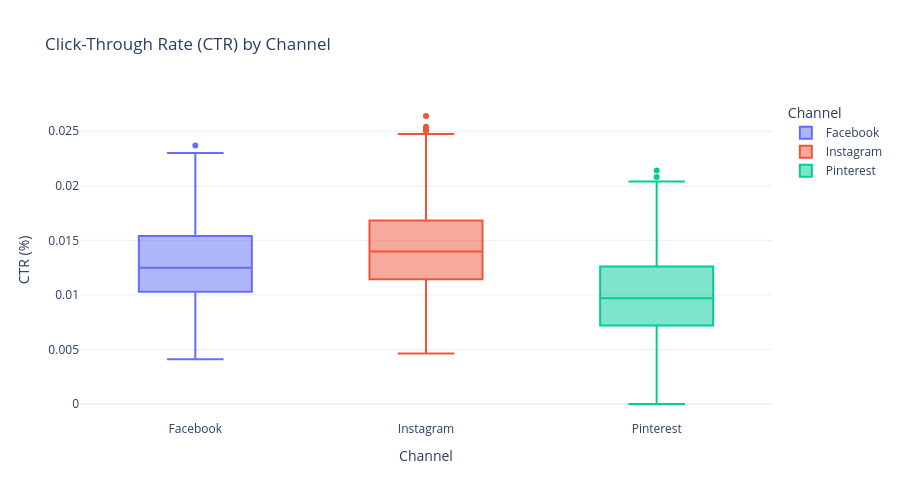
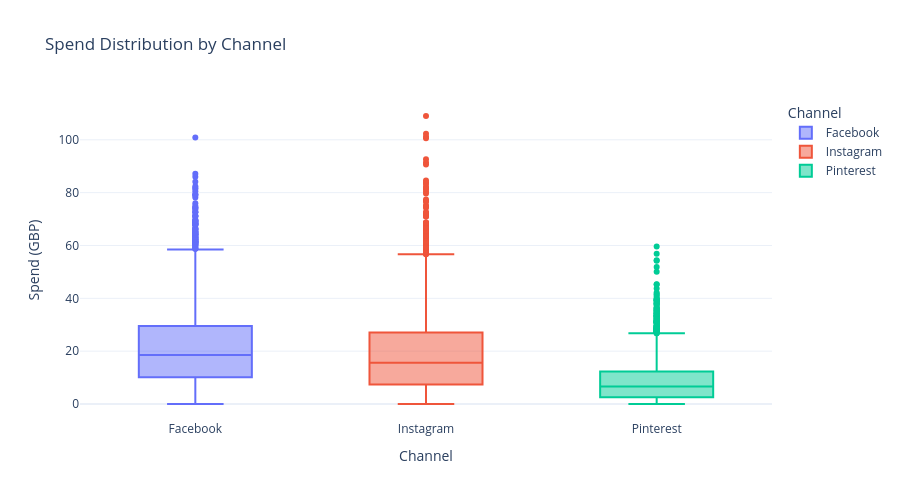
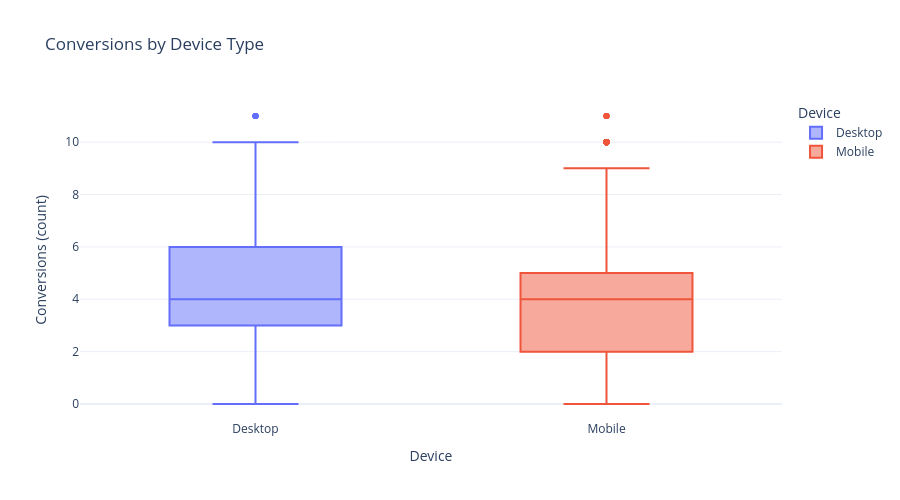
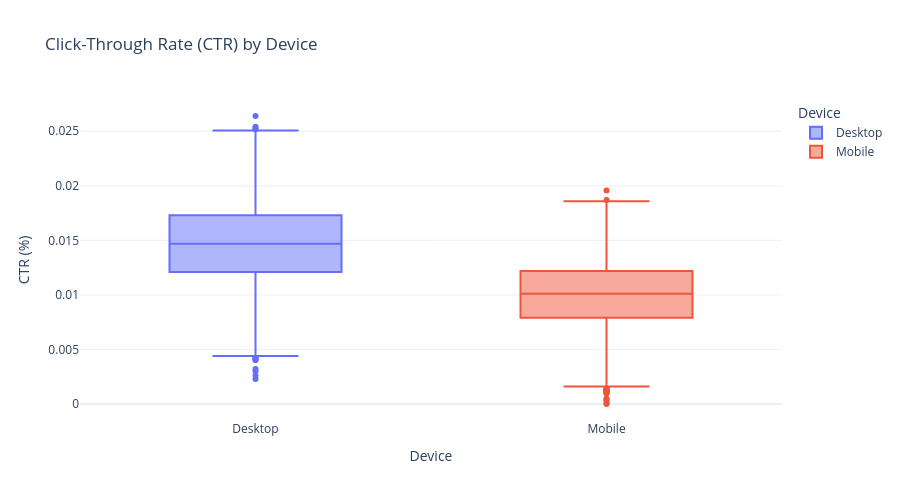

The notebook cell saved with these charts, in order:
### Markdown cell above
# 3.2 CHANNEL & DEVICE PERFORMANCE ANALYSIS

### Code cell
print("="*80)
print("CHANNEL & DEVICE PERFORMANCE ANALYSIS")
print("="*80)

if 'Channel' in df.columns:
    channel_stats = df.groupby('Channel').agg({
        'Impressions': 'mean',
        'Clicks': 'mean',
        'CTR, %': 'mean',
        'Spend, GBP': 'mean',
        'Conversions': 'mean'
    }).round(2)
    
    print("\nChannel Performance Metrics (Mean values):")
    print(channel_stats)
    
    # Interactive Plotly charts for Channel
    fig_channel_ctr = px.box(df, x='Channel', y='CTR, %', 
                            title='Click-Through Rate (CTR) by Channel',
                            color='Channel', points='outliers',
                            labels={'CTR, %': 'CTR (%)'},
                            template='plotly_white')
    fig_channel_ctr.update_layout(height=500, font=dict(size=12))
    fig_channel_ctr.show()
    
    fig_channel_spend = px.box(df, x='Channel', y='Spend, GBP', 
                              title='Spend Distribution by Channel',
                              color='Channel', points='outliers',
                              labels={'Spend, GBP': 'Spend (GBP)'},
                              template='plotly_white')
    fig_channel_spend.update_layout(height=500, font=dict(size=12))
    fig_channel_spend.show()

if 'Device' in df.columns:
    device_stats = df.groupby('Device').agg({
        'Impressions': 'mean',
        'Clicks': 'mean',
        'CTR, %': 'mean',
        'Conversions': 'mean',
        'Spend, GBP': 'mean'
    }).round(2)
    
    print("\nDevice Performance Metrics (Mean values):")
    print(device_stats)
    
    # Interactive Plotly charts for Device
    fig_device_conversions = px.box(df, x='Device', y='Conversions', 
                                   title='Conversions by Device Type',
                                   color='Device', points='outliers',
                                   labels={'Conversions': 'Conversions (count)'},
                                   template='plotly_white')
    fig_device_conversions.update_layout(height=500, font=dict(size=12))
    fig_device_conversions.show()
    
    fig_device_ctr = px.box(df, x='Device', y='CTR, %', 
                           title='Click-Through Rate (CTR) by Device',
                           color='Device', points='outliers',
                           labels={'CTR, %': 'CTR (%)'},
                           template='plotly_white')
    fig_device_ctr.update_layout(height=500, font=dict(size=12))
    fig_device_ctr.show()

print("\n✓ Channel and Device comparison plots displayed")

### Figure 1 — Plotly figure (JSON) as saved in the notebook; plotly's stock layout.template omitted (floating-point values rounded to 4 significant figures; data arrays with more than 128 entries replaced by an {"elided": "..."} marker saying what was removed)
{"data": [{"alignmentgroup": "True", "boxpoints": "outliers", "hovertemplate": "Channel=%{x}<br>CTR (%)=%{y}<extra></extra>", "legendgroup": "Facebook", "marker": {"color": "#636efa"}, "name": "Facebook", "notched": false, "offsetgroup": "Facebook", "orientation": "v", "showlegend": true, "type": "box", "x": {"elided": "3300 str values"}, "x0": " ", "xaxis": "x", "y": {"elided": "3300 float values"}, "y0": " ", "yaxis": "y"}, {"alignmentgroup": "True", "boxpoints": "outliers", "hovertemplate": "Channel=%{x}<br>CTR (%)=%{y}<extra></extra>", "legendgroup": "Instagram", "marker": {"color": "#EF553B"}, "name": "Instagram", "notched": false, "offsetgroup": "Instagram", "orientation": "v", "showlegend": true, "type": "box", "x": {"elided": "3300 str values"}, "x0": " ", "xaxis": "x", "y": {"elided": "3300 float values"}, "y0": " ", "yaxis": "y"}, {"alignmentgroup": "True", "boxpoints": "outliers", "hovertemplate": "Channel=%{x}<br>CTR (%)=%{y}<extra></extra>", "legendgroup": "Pinterest", "marker": {"color": "#00cc96"}, "name": "Pinterest", "notched": false, "offsetgroup": "Pinterest", "orientation": "v", "showlegend": true, "type": "box", "x": {"elided": "3300 str values"}, "x0": " ", "xaxis": "x", "y": {"elided": "3300 float values"}, "y0": " ", "yaxis": "y"}], "layout": {"boxmode": "overlay", "font": {"size": 12}, "height": 500, "legend": {"title": {"text": "Channel"}, "tracegroupgap": 0}, "title": {"text": "Click-Through Rate (CTR) by Channel"}, "xaxis": {"anchor": "y", "categoryarray": ["Facebook", "Instagram", "Pinterest"], "categoryorder": "array", "domain": [0, 1], "title": {"text": "Channel"}}, "yaxis": {"anchor": "x", "domain": [0, 1], "title": {"text": "CTR (%)"}}}}

### Figure 2 — Plotly figure (JSON) as saved in the notebook; plotly's stock layout.template omitted (floating-point values rounded to 4 significant figures; data arrays with more than 128 entries replaced by an {"elided": "..."} marker saying what was removed)
{"data": [{"alignmentgroup": "True", "boxpoints": "outliers", "hovertemplate": "Channel=%{x}<br>Spend (GBP)=%{y}<extra></extra>", "legendgroup": "Facebook", "marker": {"color": "#636efa"}, "name": "Facebook", "notched": false, "offsetgroup": "Facebook", "orientation": "v", "showlegend": true, "type": "box", "x": {"elided": "3300 str values"}, "x0": " ", "xaxis": "x", "y": {"elided": "3300 float values"}, "y0": " ", "yaxis": "y"}, {"alignmentgroup": "True", "boxpoints": "outliers", "hovertemplate": "Channel=%{x}<br>Spend (GBP)=%{y}<extra></extra>", "legendgroup": "Instagram", "marker": {"color": "#EF553B"}, "name": "Instagram", "notched": false, "offsetgroup": "Instagram", "orientation": "v", "showlegend": true, "type": "box", "x": {"elided": "3300 str values"}, "x0": " ", "xaxis": "x", "y": {"elided": "3300 float values"}, "y0": " ", "yaxis": "y"}, {"alignmentgroup": "True", "boxpoints": "outliers", "hovertemplate": "Channel=%{x}<br>Spend (GBP)=%{y}<extra></extra>", "legendgroup": "Pinterest", "marker": {"color": "#00cc96"}, "name": "Pinterest", "notched": false, "offsetgroup": "Pinterest", "orientation": "v", "showlegend": true, "type": "box", "x": {"elided": "3300 str values"}, "x0": " ", "xaxis": "x", "y": {"elided": "3300 float values"}, "y0": " ", "yaxis": "y"}], "layout": {"boxmode": "overlay", "font": {"size": 12}, "height": 500, "legend": {"title": {"text": "Channel"}, "tracegroupgap": 0}, "title": {"text": "Spend Distribution by Channel"}, "xaxis": {"anchor": "y", "categoryarray": ["Facebook", "Instagram", "Pinterest"], "categoryorder": "array", "domain": [0, 1], "title": {"text": "Channel"}}, "yaxis": {"anchor": "x", "domain": [0, 1], "title": {"text": "Spend (GBP)"}}}}

### Figure 3 — Plotly figure (JSON) as saved in the notebook; plotly's stock layout.template omitted (floating-point values rounded to 4 significant figures; data arrays with more than 128 entries replaced by an {"elided": "..."} marker saying what was removed)
{"data": [{"alignmentgroup": "True", "boxpoints": "outliers", "hovertemplate": "Device=%{x}<br>Conversions (count)=%{y}<extra></extra>", "legendgroup": "Desktop", "marker": {"color": "#636efa"}, "name": "Desktop", "notched": false, "offsetgroup": "Desktop", "orientation": "v", "showlegend": true, "type": "box", "x": {"elided": "4950 str values"}, "x0": " ", "xaxis": "x", "y": {"elided": "4950 int values"}, "y0": " ", "yaxis": "y"}, {"alignmentgroup": "True", "boxpoints": "outliers", "hovertemplate": "Device=%{x}<br>Conversions (count)=%{y}<extra></extra>", "legendgroup": "Mobile", "marker": {"color": "#EF553B"}, "name": "Mobile", "notched": false, "offsetgroup": "Mobile", "orientation": "v", "showlegend": true, "type": "box", "x": {"elided": "4950 str values"}, "x0": " ", "xaxis": "x", "y": {"elided": "4950 int values"}, "y0": " ", "yaxis": "y"}], "layout": {"boxmode": "overlay", "font": {"size": 12}, "height": 500, "legend": {"title": {"text": "Device"}, "tracegroupgap": 0}, "title": {"text": "Conversions by Device Type"}, "xaxis": {"anchor": "y", "categoryarray": ["Desktop", "Mobile"], "categoryorder": "array", "domain": [0, 1], "title": {"text": "Device"}}, "yaxis": {"anchor": "x", "domain": [0, 1], "title": {"text": "Conversions (count)"}}}}

### Figure 4 — Plotly figure (JSON) as saved in the notebook; plotly's stock layout.template omitted (floating-point values rounded to 4 significant figures; data arrays with more than 128 entries replaced by an {"elided": "..."} marker saying what was removed)
{"data": [{"alignmentgroup": "True", "boxpoints": "outliers", "hovertemplate": "Device=%{x}<br>CTR (%)=%{y}<extra></extra>", "legendgroup": "Desktop", "marker": {"color": "#636efa"}, "name": "Desktop", "notched": false, "offsetgroup": "Desktop", "orientation": "v", "showlegend": true, "type": "box", "x": {"elided": "4950 str values"}, "x0": " ", "xaxis": "x", "y": {"elided": "4950 float values"}, "y0": " ", "yaxis": "y"}, {"alignmentgroup": "True", "boxpoints": "outliers", "hovertemplate": "Device=%{x}<br>CTR (%)=%{y}<extra></extra>", "legendgroup": "Mobile", "marker": {"color": "#EF553B"}, "name": "Mobile", "notched": false, "offsetgroup": "Mobile", "orientation": "v", "showlegend": true, "type": "box", "x": {"elided": "4950 str values"}, "x0": " ", "xaxis": "x", "y": {"elided": "4950 float values"}, "y0": " ", "yaxis": "y"}], "layout": {"boxmode": "overlay", "font": {"size": 12}, "height": 500, "legend": {"title": {"text": "Device"}, "tracegroupgap": 0}, "title": {"text": "Click-Through Rate (CTR) by Device"}, "xaxis": {"anchor": "y", "categoryarray": ["Desktop", "Mobile"], "categoryorder": "array", "domain": [0, 1], "title": {"text": "Device"}}, "yaxis": {"anchor": "x", "domain": [0, 1], "title": {"text": "CTR (%)"}}}}
